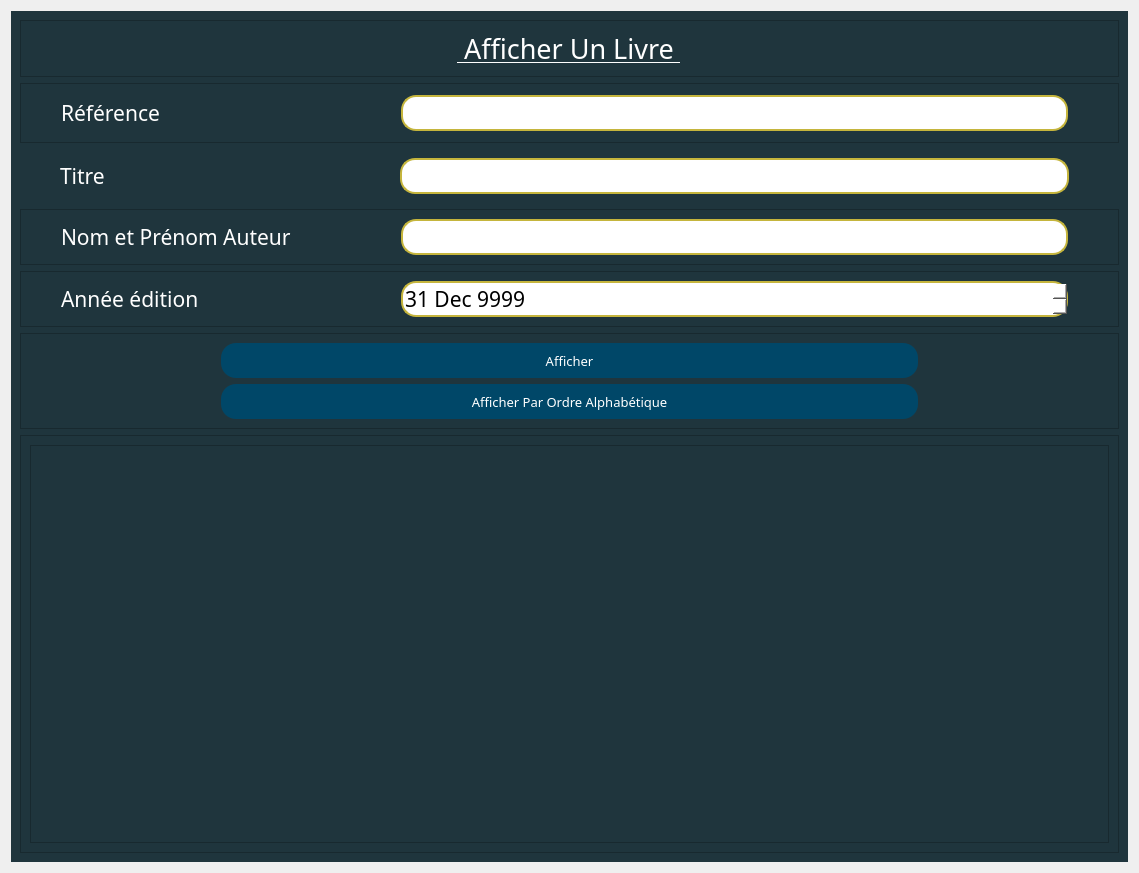
<?xml version="1.0" encoding="UTF-8"?>
<ui version="4.0">
 <class>Form</class>
 <widget class="QWidget" name="Form">
  <property name="geometry">
   <rect>
    <x>0</x>
    <y>0</y>
    <width>1139</width>
    <height>873</height>
   </rect>
  </property>
  <property name="windowTitle">
   <string>Form</string>
  </property>
  <property name="styleSheet">
   <string notr="true"/>
  </property>
  <layout class="QVBoxLayout" name="verticalLayout">
   <item>
    <widget class="QWidget" name="widget_2" native="true">
     <property name="styleSheet">
      <string notr="true">background-color: rgb(31, 53, 61);
color : rgb(255, 255, 255);

</string>
     </property>
     <layout class="QVBoxLayout" name="verticalLayout_4" stretch="0,0,0,0,0,0,4">
      <item>
       <widget class="QFrame" name="frame">
        <property name="cursor">
         <cursorShape>IBeamCursor</cursorShape>
        </property>
        <property name="frameShape">
         <enum>QFrame::StyledPanel</enum>
        </property>
        <property name="frameShadow">
         <enum>QFrame::Raised</enum>
        </property>
        <layout class="QVBoxLayout" name="verticalLayout_2">
         <item alignment="Qt::AlignHCenter|Qt::AlignVCenter">
          <widget class="QLabel" name="label">
           <property name="font">
            <font>
             <family>Forte</family>
             <pointsize>20</pointsize>
             <underline>true</underline>
            </font>
           </property>
           <property name="text">
            <string> Afficher Un Livre </string>
           </property>
          </widget>
         </item>
        </layout>
       </widget>
      </item>
      <item>
       <widget class="QFrame" name="frame_2">
        <property name="font">
         <font>
          <family>Sitka Small</family>
          <pointsize>16</pointsize>
         </font>
        </property>
        <property name="frameShape">
         <enum>QFrame::StyledPanel</enum>
        </property>
        <property name="frameShadow">
         <enum>QFrame::Raised</enum>
        </property>
        <layout class="QHBoxLayout" name="horizontalLayout" stretch="1,2">
         <property name="leftMargin">
          <number>40</number>
         </property>
         <property name="topMargin">
          <number>11</number>
         </property>
         <property name="rightMargin">
          <number>50</number>
         </property>
         <property name="bottomMargin">
          <number>11</number>
         </property>
         <item>
          <widget class="QLabel" name="label_2">
           <property name="font">
            <font>
             <family>Sitka Small</family>
             <pointsize>16</pointsize>
             <weight>50</weight>
             <bold>false</bold>
            </font>
           </property>
           <property name="cursor">
            <cursorShape>IBeamCursor</cursorShape>
           </property>
           <property name="text">
            <string>Référence</string>
           </property>
          </widget>
         </item>
         <item>
          <widget class="QLineEdit" name="reference">
           <property name="font">
            <font>
             <family>Sitka Small</family>
             <pointsize>16</pointsize>
            </font>
           </property>
           <property name="styleSheet">
            <string notr="true">QLineEdit {
	border :2px solid ;
	border-radius : 15px;
	border-color: rgb(197, 181, 61);
	background-color: rgb(255, 255, 255);
	color :rgb(0, 0, 0);
}
QLineEdit:hover {
	border : 2px solid rgbrgb(97, 89, 30);
}

</string>
           </property>
           <property name="maxLength">
            <number>3</number>
           </property>
          </widget>
         </item>
        </layout>
       </widget>
      </item>
      <item>
       <widget class="QWidget" name="widget" native="true">
        <property name="font">
         <font>
          <family>Sitka Small</family>
          <pointsize>16</pointsize>
         </font>
        </property>
        <layout class="QHBoxLayout" name="horizontalLayout_2" stretch="1,2">
         <property name="leftMargin">
          <number>40</number>
         </property>
         <property name="rightMargin">
          <number>50</number>
         </property>
         <item>
          <widget class="QLabel" name="label_3">
           <property name="font">
            <font>
             <family>Sitka Small</family>
             <pointsize>16</pointsize>
            </font>
           </property>
           <property name="cursor">
            <cursorShape>IBeamCursor</cursorShape>
           </property>
           <property name="text">
            <string>Titre</string>
           </property>
          </widget>
         </item>
         <item>
          <widget class="QLineEdit" name="titre">
           <property name="font">
            <font>
             <family>Sitka Small</family>
             <pointsize>16</pointsize>
            </font>
           </property>
           <property name="styleSheet">
            <string notr="true">QLineEdit {
	border :2px solid ;
	border-radius : 15px;
	border-color: rgb(197, 181, 61);
	background-color: rgb(255, 255, 255);
	color :rgb(0, 0, 0);
}
QLineEdit:hover {
	border : 2px solid rgbrgb(97, 89, 30);
}

</string>
           </property>
          </widget>
         </item>
        </layout>
       </widget>
      </item>
      <item>
       <widget class="QFrame" name="frame_6">
        <property name="font">
         <font>
          <family>Sitka Small</family>
          <pointsize>16</pointsize>
         </font>
        </property>
        <property name="frameShape">
         <enum>QFrame::StyledPanel</enum>
        </property>
        <property name="frameShadow">
         <enum>QFrame::Raised</enum>
        </property>
        <layout class="QHBoxLayout" name="horizontalLayout_3" stretch="1,2">
         <property name="leftMargin">
          <number>40</number>
         </property>
         <property name="rightMargin">
          <number>50</number>
         </property>
         <item>
          <widget class="QLabel" name="label_4">
           <property name="font">
            <font>
             <family>Sitka Small</family>
             <pointsize>16</pointsize>
            </font>
           </property>
           <property name="cursor">
            <cursorShape>IBeamCursor</cursorShape>
           </property>
           <property name="text">
            <string>Nom et Prénom Auteur</string>
           </property>
          </widget>
         </item>
         <item>
          <widget class="QLineEdit" name="nom">
           <property name="font">
            <font>
             <family>Sitka Small</family>
             <pointsize>16</pointsize>
            </font>
           </property>
           <property name="styleSheet">
            <string notr="true">QLineEdit {
	border :2px solid ;
	border-radius : 15px;
	border-color: rgb(197, 181, 61);
	background-color: rgb(255, 255, 255);
	color :rgb(0, 0, 0);
}
QLineEdit:hover {
	border : 2px solid rgbrgb(97, 89, 30);
}

</string>
           </property>
          </widget>
         </item>
        </layout>
       </widget>
      </item>
      <item>
       <widget class="QFrame" name="frame_5">
        <property name="font">
         <font>
          <family>Sitka Small</family>
          <pointsize>16</pointsize>
         </font>
        </property>
        <property name="frameShape">
         <enum>QFrame::StyledPanel</enum>
        </property>
        <property name="frameShadow">
         <enum>QFrame::Raised</enum>
        </property>
        <layout class="QHBoxLayout" name="horizontalLayout_6" stretch="1,2">
         <property name="leftMargin">
          <number>40</number>
         </property>
         <property name="rightMargin">
          <number>50</number>
         </property>
         <item>
          <widget class="QLabel" name="label_7">
           <property name="font">
            <font>
             <family>Sitka Small</family>
             <pointsize>16</pointsize>
            </font>
           </property>
           <property name="cursor">
            <cursorShape>IBeamCursor</cursorShape>
           </property>
           <property name="text">
            <string>Année édition</string>
           </property>
          </widget>
         </item>
         <item>
          <widget class="QDateEdit" name="dateEdit">
           <property name="font">
            <font>
             <family>Sitka Small</family>
             <pointsize>16</pointsize>
            </font>
           </property>
           <property name="styleSheet">
            <string notr="true">QDateEdit  {
	border :2px solid ;
	border-radius : 15px;
	border-color: rgb(197, 181, 61);
	background-color: rgb(255, 255, 255);
	color : rgb(0, 0, 0)
}
QDateEdit:hover {
	border : 2px solid rgbrgb(97, 89, 30);
}



</string>
           </property>
           <property name="date">
            <date>
             <year>9999</year>
             <month>12</month>
             <day>31</day>
            </date>
           </property>
          </widget>
         </item>
        </layout>
       </widget>
      </item>
      <item>
       <widget class="QFrame" name="frame_10">
        <property name="frameShape">
         <enum>QFrame::StyledPanel</enum>
        </property>
        <property name="frameShadow">
         <enum>QFrame::Raised</enum>
        </property>
        <layout class="QVBoxLayout" name="verticalLayout_3">
         <property name="leftMargin">
          <number>200</number>
         </property>
         <property name="rightMargin">
          <number>200</number>
         </property>
         <item>
          <widget class="QPushButton" name="pushButton">
           <property name="font">
            <font>
             <family>Sitka Small</family>
             <pointsize>10</pointsize>
            </font>
           </property>
           <property name="cursor">
            <cursorShape>PointingHandCursor</cursorShape>
           </property>
           <property name="styleSheet">
            <string notr="true">QPushButton{
	height : 35px;
	background-color :rgb(0, 71, 104);
	border-radius : 15px;
}


QPushButton:hover{
	background-color: rgb(0, 92, 157);
}</string>
           </property>
           <property name="text">
            <string>Afficher</string>
           </property>
          </widget>
         </item>
         <item>
          <widget class="QPushButton" name="pushButton_2">
           <property name="font">
            <font>
             <family>Sitka Small</family>
             <pointsize>10</pointsize>
            </font>
           </property>
           <property name="cursor">
            <cursorShape>PointingHandCursor</cursorShape>
           </property>
           <property name="styleSheet">
            <string notr="true">QPushButton{
	height : 35px;
	background-color :rgb(0, 71, 104);
	border-radius : 15px;
}


QPushButton:hover{
	background-color: rgb(0, 92, 157);
}</string>
           </property>
           <property name="text">
            <string>Afficher Par Ordre Alphabétique</string>
           </property>
          </widget>
         </item>
        </layout>
       </widget>
      </item>
      <item>
       <widget class="QFrame" name="frame_3">
        <property name="frameShape">
         <enum>QFrame::StyledPanel</enum>
        </property>
        <property name="frameShadow">
         <enum>QFrame::Raised</enum>
        </property>
        <layout class="QVBoxLayout" name="verticalLayout_5">
         <item>
          <widget class="QTableView" name="tableView">
           <property name="palette">
            <palette>
             <active>
              <colorrole role="WindowText">
               <brush brushstyle="SolidPattern">
                <color alpha="255">
                 <red>255</red>
                 <green>255</green>
                 <blue>255</blue>
                </color>
               </brush>
              </colorrole>
              <colorrole role="Button">
               <brush brushstyle="SolidPattern">
                <color alpha="255">
                 <red>31</red>
                 <green>53</green>
                 <blue>61</blue>
                </color>
               </brush>
              </colorrole>
              <colorrole role="Text">
               <brush brushstyle="SolidPattern">
                <color alpha="255">
                 <red>255</red>
                 <green>255</green>
                 <blue>255</blue>
                </color>
               </brush>
              </colorrole>
              <colorrole role="ButtonText">
               <brush brushstyle="SolidPattern">
                <color alpha="255">
                 <red>255</red>
                 <green>255</green>
                 <blue>255</blue>
                </color>
               </brush>
              </colorrole>
              <colorrole role="Base">
               <brush brushstyle="SolidPattern">
                <color alpha="255">
                 <red>31</red>
                 <green>53</green>
                 <blue>61</blue>
                </color>
               </brush>
              </colorrole>
              <colorrole role="Window">
               <brush brushstyle="SolidPattern">
                <color alpha="255">
                 <red>31</red>
                 <green>53</green>
                 <blue>61</blue>
                </color>
               </brush>
              </colorrole>
             </active>
             <inactive>
              <colorrole role="WindowText">
               <brush brushstyle="SolidPattern">
                <color alpha="255">
                 <red>255</red>
                 <green>255</green>
                 <blue>255</blue>
                </color>
               </brush>
              </colorrole>
              <colorrole role="Button">
               <brush brushstyle="SolidPattern">
                <color alpha="255">
                 <red>31</red>
                 <green>53</green>
                 <blue>61</blue>
                </color>
               </brush>
              </colorrole>
              <colorrole role="Text">
               <brush brushstyle="SolidPattern">
                <color alpha="255">
                 <red>255</red>
                 <green>255</green>
                 <blue>255</blue>
                </color>
               </brush>
              </colorrole>
              <colorrole role="ButtonText">
               <brush brushstyle="SolidPattern">
                <color alpha="255">
                 <red>255</red>
                 <green>255</green>
                 <blue>255</blue>
                </color>
               </brush>
              </colorrole>
              <colorrole role="Base">
               <brush brushstyle="SolidPattern">
                <color alpha="255">
                 <red>31</red>
                 <green>53</green>
                 <blue>61</blue>
                </color>
               </brush>
              </colorrole>
              <colorrole role="Window">
               <brush brushstyle="SolidPattern">
                <color alpha="255">
                 <red>31</red>
                 <green>53</green>
                 <blue>61</blue>
                </color>
               </brush>
              </colorrole>
             </inactive>
             <disabled>
              <colorrole role="WindowText">
               <brush brushstyle="SolidPattern">
                <color alpha="255">
                 <red>255</red>
                 <green>255</green>
                 <blue>255</blue>
                </color>
               </brush>
              </colorrole>
              <colorrole role="Button">
               <brush brushstyle="SolidPattern">
                <color alpha="255">
                 <red>31</red>
                 <green>53</green>
                 <blue>61</blue>
                </color>
               </brush>
              </colorrole>
              <colorrole role="Text">
               <brush brushstyle="SolidPattern">
                <color alpha="255">
                 <red>255</red>
                 <green>255</green>
                 <blue>255</blue>
                </color>
               </brush>
              </colorrole>
              <colorrole role="ButtonText">
               <brush brushstyle="SolidPattern">
                <color alpha="255">
                 <red>255</red>
                 <green>255</green>
                 <blue>255</blue>
                </color>
               </brush>
              </colorrole>
              <colorrole role="Base">
               <brush brushstyle="SolidPattern">
                <color alpha="255">
                 <red>31</red>
                 <green>53</green>
                 <blue>61</blue>
                </color>
               </brush>
              </colorrole>
              <colorrole role="Window">
               <brush brushstyle="SolidPattern">
                <color alpha="255">
                 <red>31</red>
                 <green>53</green>
                 <blue>61</blue>
                </color>
               </brush>
              </colorrole>
             </disabled>
            </palette>
           </property>
           <property name="font">
            <font>
             <pointsize>10</pointsize>
             <weight>75</weight>
             <bold>true</bold>
            </font>
           </property>
           <property name="styleSheet">
            <string notr="true">
QHeaderView::section {
    background-color: rgb(96, 164, 189);
    color: rgb(0, 0, 0);
	font-weight: bold;
}</string>
           </property>
          </widget>
         </item>
        </layout>
       </widget>
      </item>
     </layout>
    </widget>
   </item>
  </layout>
 </widget>
 <resources>
  <include location="../Etudiant/etudiant.qrc"/>
 </resources>
 <connections/>
</ui>
